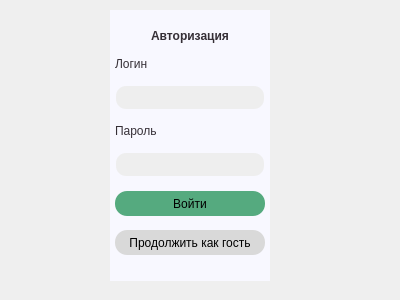
<?xml version="1.0" encoding="UTF-8"?>
<ui version="4.0">
 <class>Dialog</class>
 <widget class="QDialog" name="Dialog">
  <property name="geometry">
   <rect>
    <x>0</x>
    <y>0</y>
    <width>400</width>
    <height>300</height>
   </rect>
  </property>
  <property name="windowTitle">
   <string>Dialog</string>
  </property>
  <widget class="QWidget" name="verticalWidget" native="true">
   <property name="geometry">
    <rect>
     <x>110</x>
     <y>10</y>
     <width>160</width>
     <height>271</height>
    </rect>
   </property>
   <property name="styleSheet">
    <string notr="true">font: 10pt &quot;Microsoft JhengHei UI&quot;;
background-color: #F8F8FF;
color: #352f36;

</string>
   </property>
   <layout class="QVBoxLayout" name="verticalLayout">
    <property name="spacing">
     <number>0</number>
    </property>
    <property name="leftMargin">
     <number>5</number>
    </property>
    <property name="topMargin">
     <number>5</number>
    </property>
    <property name="rightMargin">
     <number>5</number>
    </property>
    <property name="bottomMargin">
     <number>5</number>
    </property>
    <item>
     <widget class="QLabel" name="label_2">
      <property name="sizePolicy">
       <sizepolicy hsizetype="Preferred" vsizetype="Fixed">
        <horstretch>0</horstretch>
        <verstretch>0</verstretch>
       </sizepolicy>
      </property>
      <property name="styleSheet">
       <string notr="true">font-weight: bold</string>
      </property>
      <property name="text">
       <string>Авторизация</string>
      </property>
      <property name="alignment">
       <set>Qt::AlignCenter</set>
      </property>
     </widget>
    </item>
    <item>
     <widget class="QLabel" name="label">
      <property name="sizePolicy">
       <sizepolicy hsizetype="Preferred" vsizetype="Fixed">
        <horstretch>0</horstretch>
        <verstretch>0</verstretch>
       </sizepolicy>
      </property>
      <property name="styleSheet">
       <string notr="true">color: #352f36</string>
      </property>
      <property name="text">
       <string>Логин</string>
      </property>
     </widget>
    </item>
    <item>
     <widget class="QLineEdit" name="login">
      <property name="minimumSize">
       <size>
        <width>0</width>
        <height>25</height>
       </size>
      </property>
      <property name="styleSheet">
       <string notr="true">color: black;
border: 0px;
padding: 1px;
background-color: rgb(238, 238, 238);
margin: 1px;
border-radius: 10px</string>
      </property>
     </widget>
    </item>
    <item>
     <widget class="QLabel" name="label_3">
      <property name="sizePolicy">
       <sizepolicy hsizetype="Preferred" vsizetype="Fixed">
        <horstretch>0</horstretch>
        <verstretch>0</verstretch>
       </sizepolicy>
      </property>
      <property name="text">
       <string>Пароль</string>
      </property>
     </widget>
    </item>
    <item>
     <widget class="QLineEdit" name="password">
      <property name="minimumSize">
       <size>
        <width>0</width>
        <height>25</height>
       </size>
      </property>
      <property name="styleSheet">
       <string notr="true">color: black;
border: 0px;
padding: 1px;
background-color: rgb(238, 238, 238);
margin: 1px;
border-radius: 10px</string>
      </property>
     </widget>
    </item>
    <item>
     <widget class="QPushButton" name="enterBtn">
      <property name="sizePolicy">
       <sizepolicy hsizetype="Minimum" vsizetype="Fixed">
        <horstretch>0</horstretch>
        <verstretch>0</verstretch>
       </sizepolicy>
      </property>
      <property name="maximumSize">
       <size>
        <width>16777215</width>
        <height>25</height>
       </size>
      </property>
      <property name="baseSize">
       <size>
        <width>0</width>
        <height>25</height>
       </size>
      </property>
      <property name="styleSheet">
       <string notr="true">padding: 5px;
background-color: rgb(85, 170, 127);
border-radius: 12px;
color: black;</string>
      </property>
      <property name="text">
       <string>Войти</string>
      </property>
     </widget>
    </item>
    <item>
     <widget class="QPushButton" name="guestBtn">
      <property name="sizePolicy">
       <sizepolicy hsizetype="Preferred" vsizetype="Preferred">
        <horstretch>0</horstretch>
        <verstretch>0</verstretch>
       </sizepolicy>
      </property>
      <property name="minimumSize">
       <size>
        <width>0</width>
        <height>10</height>
       </size>
      </property>
      <property name="maximumSize">
       <size>
        <width>16777215</width>
        <height>25</height>
       </size>
      </property>
      <property name="baseSize">
       <size>
        <width>0</width>
        <height>0</height>
       </size>
      </property>
      <property name="styleSheet">
       <string notr="true">padding: 5px;
background-color: rgb(217, 217, 217);
border-radius: 12px;
color: black;
</string>
      </property>
      <property name="text">
       <string>Продолжить как гость</string>
      </property>
     </widget>
    </item>
   </layout>
  </widget>
 </widget>
 <resources/>
 <connections/>
</ui>
